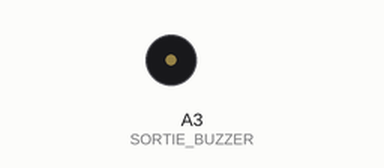
Recording of a sketch running on a simulated Arduino Uno, built with avr-gcc and run on an emulated ATmega328P. Shown: buzzer (waves = sounding).

Above: at 0.1 s.
Timing chart, 0 to 1.6 s (numbered marks = the images above):
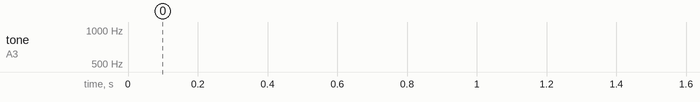

The sketch:

_12_gestionBuzzerAvecTimer.ino
```cpp
#include "timerOne.h"

#define SORTIE_BUZZER   A3

void timer1Interrupt() {            // fonction appelée périodiquement
  static int freq = 500;
  static char pas = 1;

  freq = freq + pas;
  if (freq > 1000) pas = -1;
  if (freq < 500)  pas = 1;
  tone(SORTIE_BUZZER, freq);
}

void setup()   {
  pinMode(SORTIE_BUZZER, OUTPUT); //met la broche en sortie

  // initialisation interruption Timer 1
  Timer1.initialize(1000);                // configure un timer de 1000us
  Timer1.attachInterrupt( timer1Interrupt );  // toutes les 1000us, la fonction myInterrupt sera appelée
}

void loop(){

}
```
